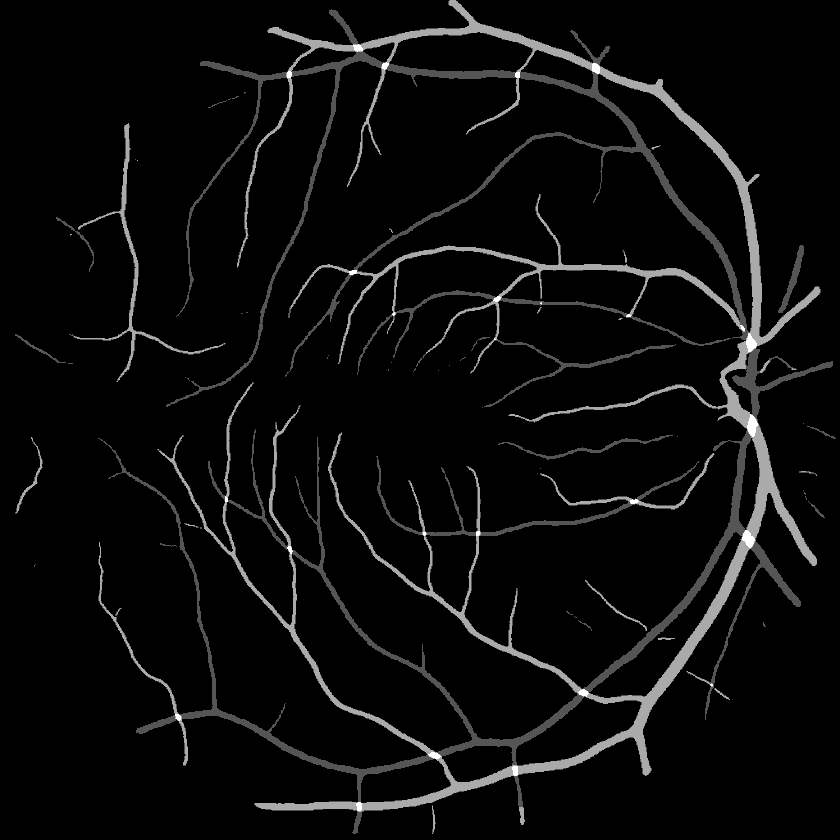
#> input picture G_reco/fundus_sample/av/2317730_21016_0_0.png, 840 x 840 px, shrunk from 1024 x 1024 before the run; its folder holds only this picture in this run
$ python separate_av_masks.py
#> lines starting #> are read from the running program, lines starting #| are printed output that depends on the picture; after the words box and inside, x2 and y2 are one past the last pixel; in counts of white or black regions, pixels touching at a corner belong together
# Creates separate masks for arteries and veins from av folder
# This needs to be run before apply G_reco

import imageio.v2
import glob
import os
import re
import numpy as np
from pathlib import Path

input_directory = "/SSD/home/sacha/Programmation/retinalysis_versions/v2/retinalysis/rtnls_vascx/G_reco/fundus_sample/av" # replace with your av directory
output_directory = "/SSD/home/sacha/Programmation/retinalysis_versions/v2/retinalysis/rtnls_vascx/G_reco/fundus_sample/reco_tmp/av_separated" #replace with your output directory

# Create the output directory if it doesn't exist
os.makedirs(output_directory, exist_ok=True)

input_image_list = glob.glob(f"{input_directory}/*.png")

# Sort the list in ascending order by their suffixes
input_image_list.sort(key=lambda f: int(re.findall(r'\d+', os.path.splitext(f)[0])[-1]))

# Read each image into an array and plot
for i, image_path in enumerate(input_image_list, 1):
    img_array = imageio.v2.imread(image_path)
#> img_array is the input picture: shape (840, 840); min 0, max 3, mean 0.129

    # Replace 2 with 0 and 3 with 1
    img_array_A = np.copy(img_array)
    img_array_A = np.where(img_array == 2, 0, img_array_A)
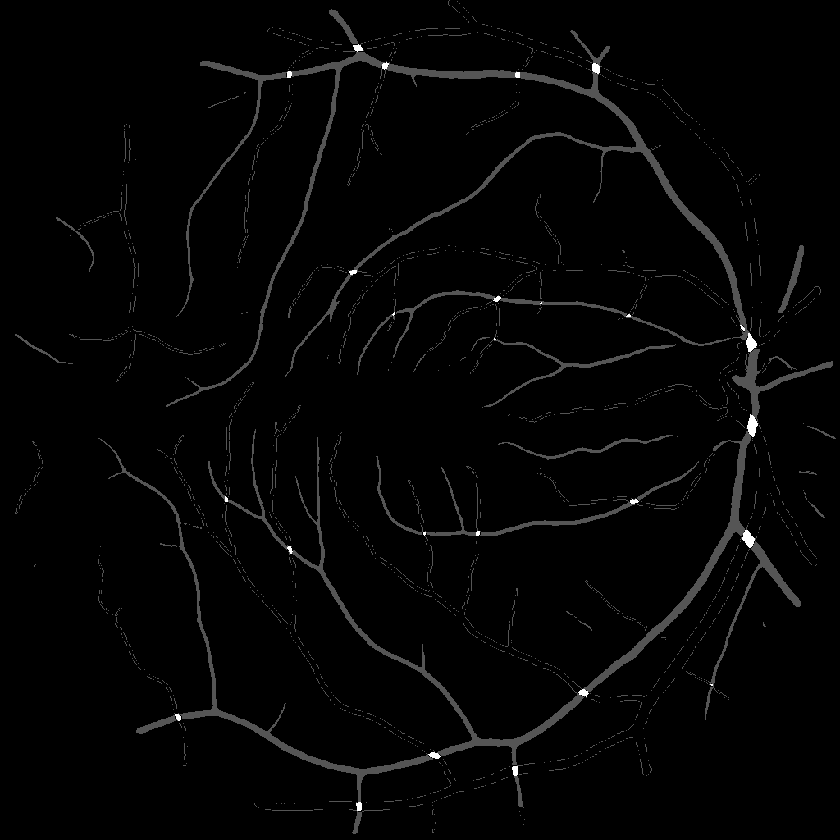
#> img_array_A: shape (840, 840); min 0, max 3, mean 0.0502; drawn with min black and max white
    img_array_A = np.where(img_array == 3, 1, img_array_A)
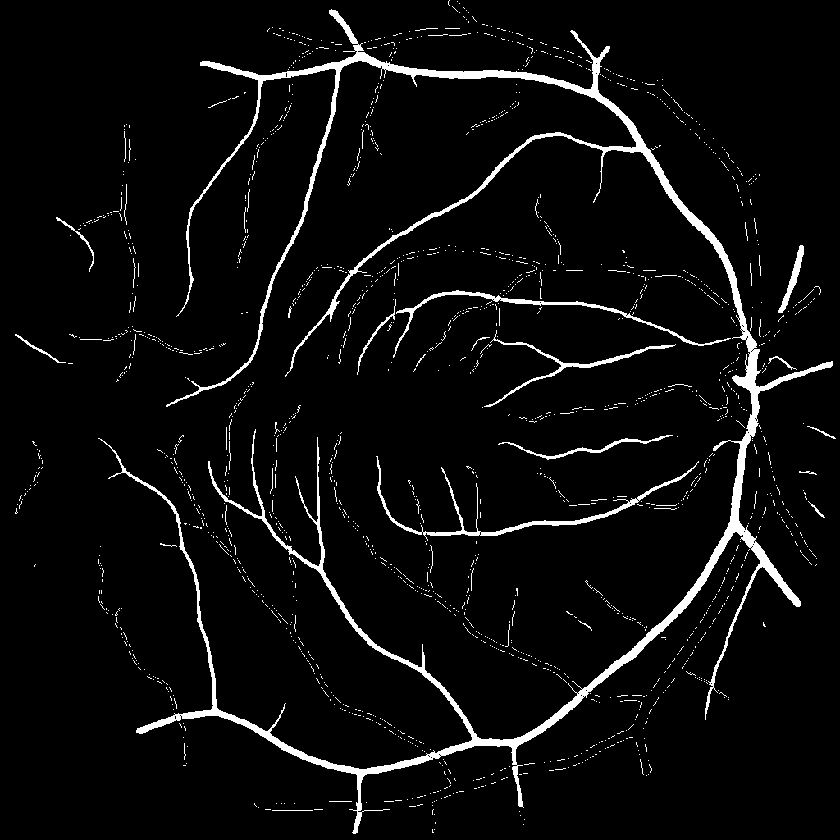
#> img_array_A: shape (840, 840); values 0 (black) and 1 (white), 4.7% white; 1723 white regions (1678 under 20 px), largest, box (x1, y1, x2, y2) and area: (98, 9, 833, 834) 22086, (376, 456, 699, 541) 1603, (393, 290, 731, 358) 1237

    # Replace 1 with 0 and 3 with 2
    img_array_V = np.copy(img_array)
    img_array_V = np.where(img_array == 1, 0, img_array_V)
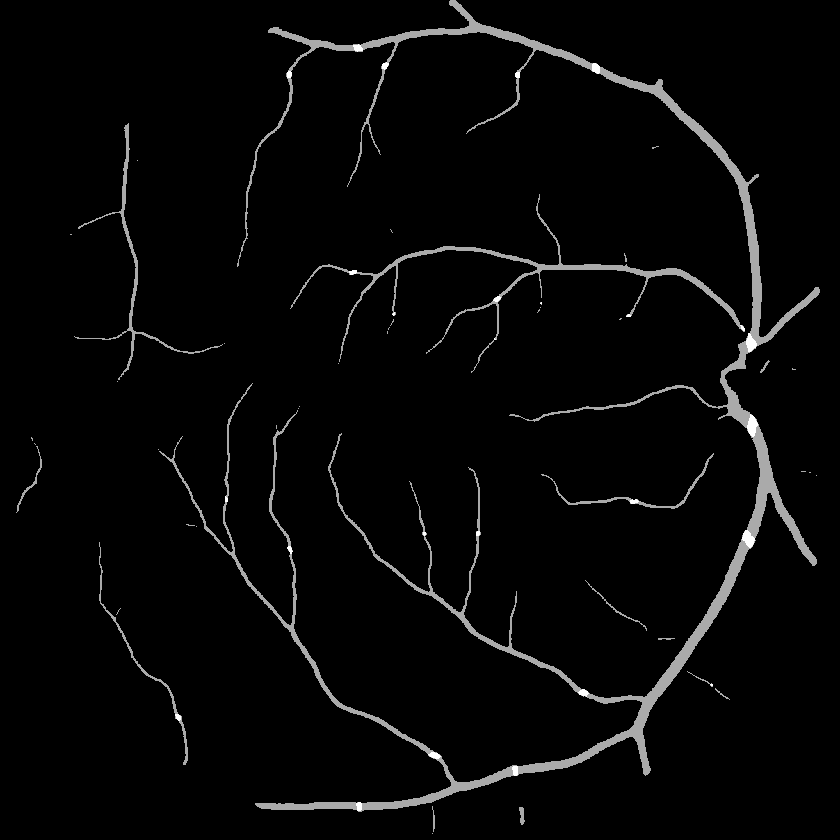
#> img_array_V: shape (840, 840); min 0, max 3, mean 0.083; drawn with min black and max white
    img_array_V = np.where(img_array == 3, 2, img_array_V)
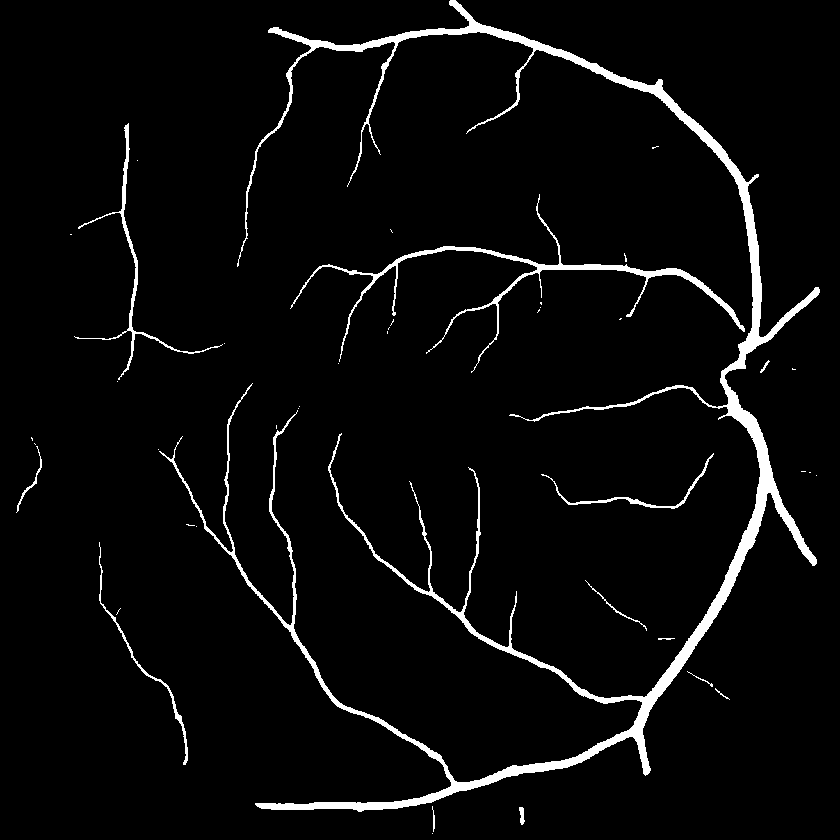
#> img_array_V: shape (840, 840); values 0 (black) and 2 (white), 4.1% white; 42 white regions (29 under 20 px), largest, box (x1, y1, x2, y2) and area: (159, 0, 820, 812) 22512, (290, 194, 745, 373) 3304, (74, 123, 223, 380) 1189

    # Save the modified array back to a file
    imageio.imsave(os.path.join(output_directory, Path(image_path).stem + "_A" + ".png"), img_array_A)
    imageio.imsave(os.path.join(output_directory, Path(image_path).stem + "_V" + ".png"), img_array_V)

    # Print the progress
    print(f'\rProcessed {i} of {len(input_image_list)} images', end='', flush=True)

$ run again, on G_reco/fundus_sample/av/3301387_21016_0_0.png
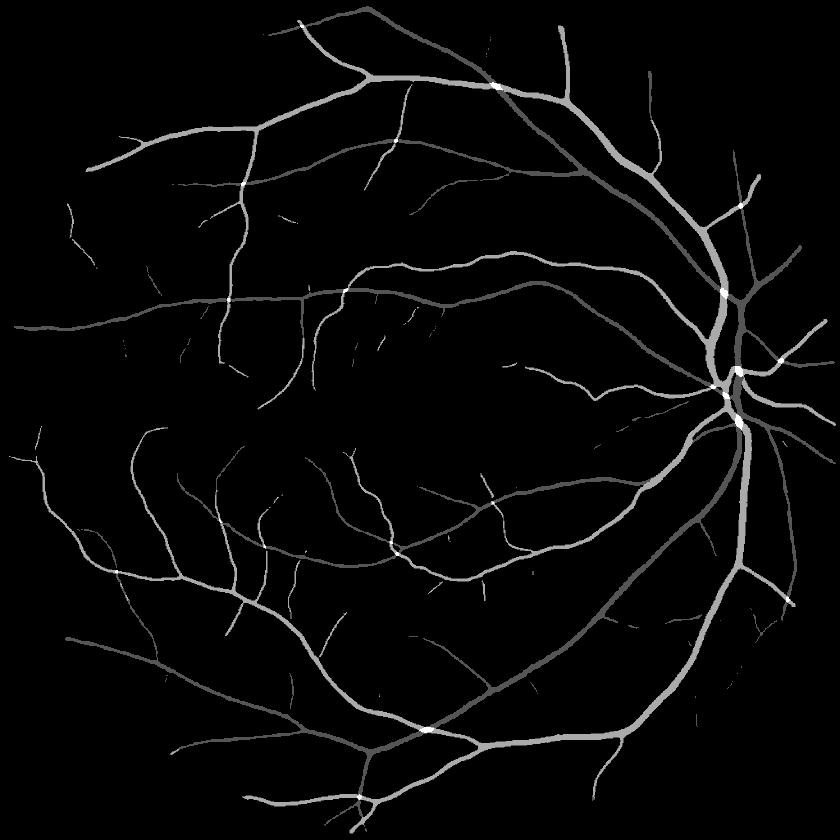
#> input picture G_reco/fundus_sample/av/3301387_21016_0_0.png, 840 x 840 px, shrunk from 1024 x 1024 before the run
#> img_array is the input picture: shape (840, 840); min 0, max 3, mean 0.087
#> `img_array_A = np.where(img_array == 3, 1, img_array_A)`:
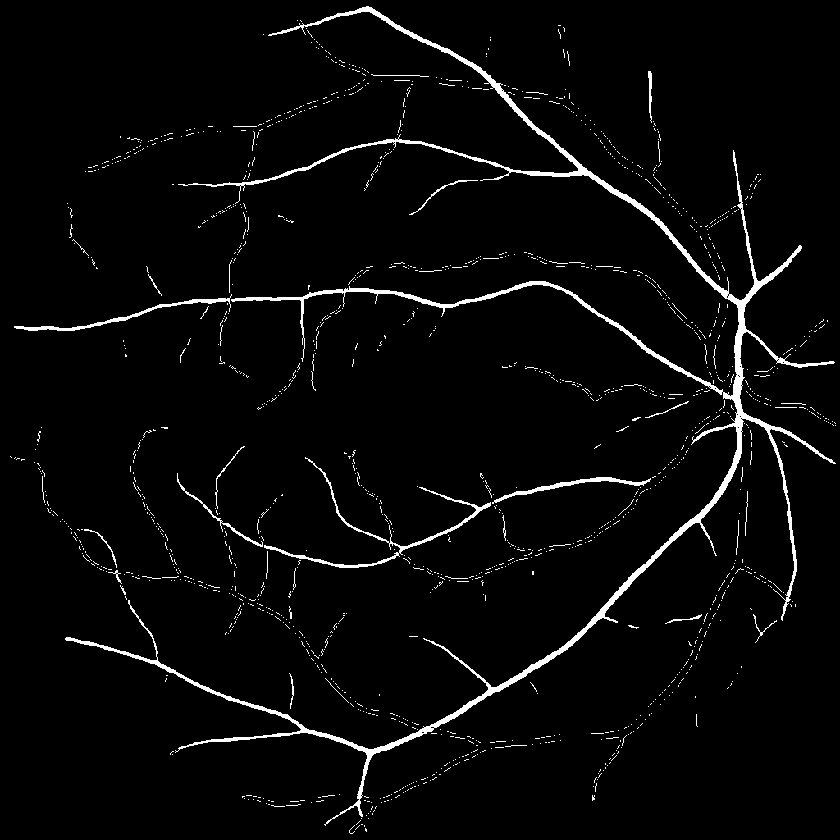
#> img_array_A: shape (840, 840); values 0 (black) and 1 (white), 3.3% white; 1518 white regions (1477 under 20 px), largest, box (x1, y1, x2, y2) and area: (65, 6, 836, 826) 14670, (264, 457, 491, 568) 1213, (14, 294, 232, 331) 749
#> `img_array_V = np.where(img_array == 3, 2, img_array_V)`:
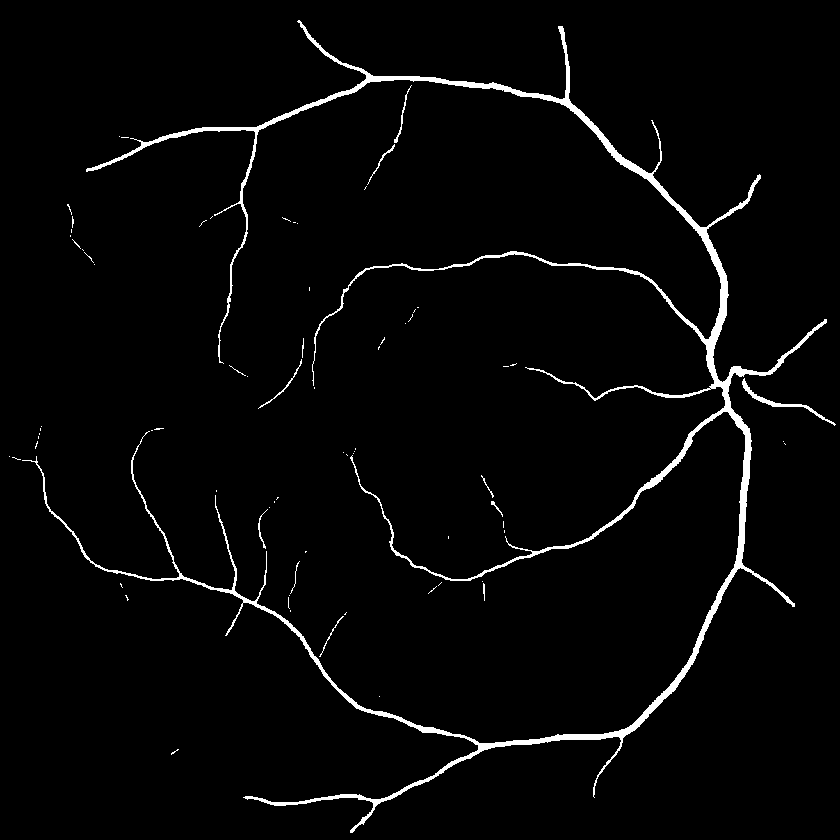
#> img_array_V: shape (840, 840); values 0 (black) and 2 (white), 2.7% white; 75 white regions (62 under 20 px), largest, box (x1, y1, x2, y2) and area: (22, 20, 827, 833) 17702, (742, 378, 836, 426) 381, (394, 85, 412, 143) 108

$ run again, on G_reco/fundus_sample/av/4954092_21016_0_0.png
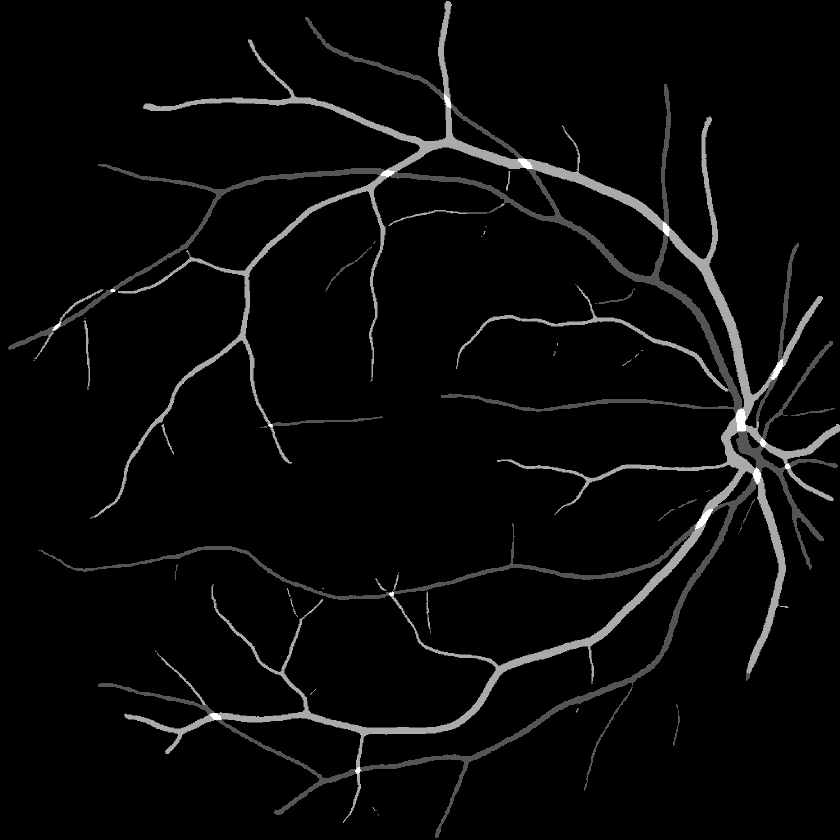
#> input picture G_reco/fundus_sample/av/4954092_21016_0_0.png, 840 x 840 px, shrunk from 1024 x 1024 before the run
#> img_array is the input picture: shape (840, 840); min 0, max 3, mean 0.103
#> `img_array_A = np.where(img_array == 3, 1, img_array_A)`:
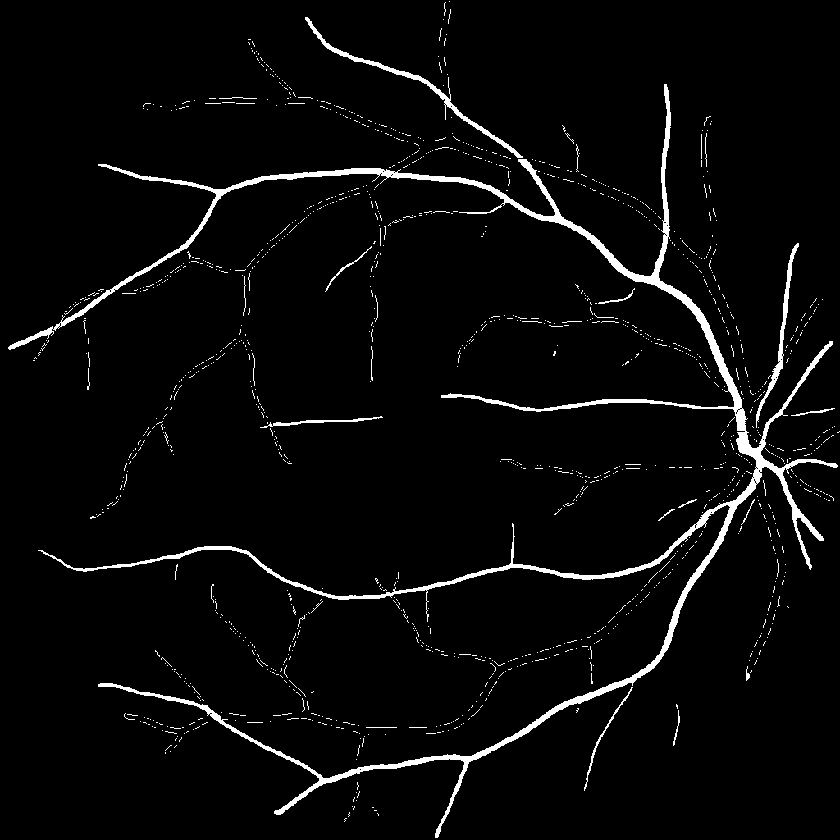
#> img_array_A: shape (840, 840); values 0 (black) and 1 (white), 3.6% white; 1349 white regions (1322 under 20 px), largest, box (x1, y1, x2, y2) and area: (8, 84, 838, 838) 18004, (305, 17, 523, 158) 1192, (756, 243, 799, 428) 774
#> `img_array_V = np.where(img_array == 3, 2, img_array_V)`:
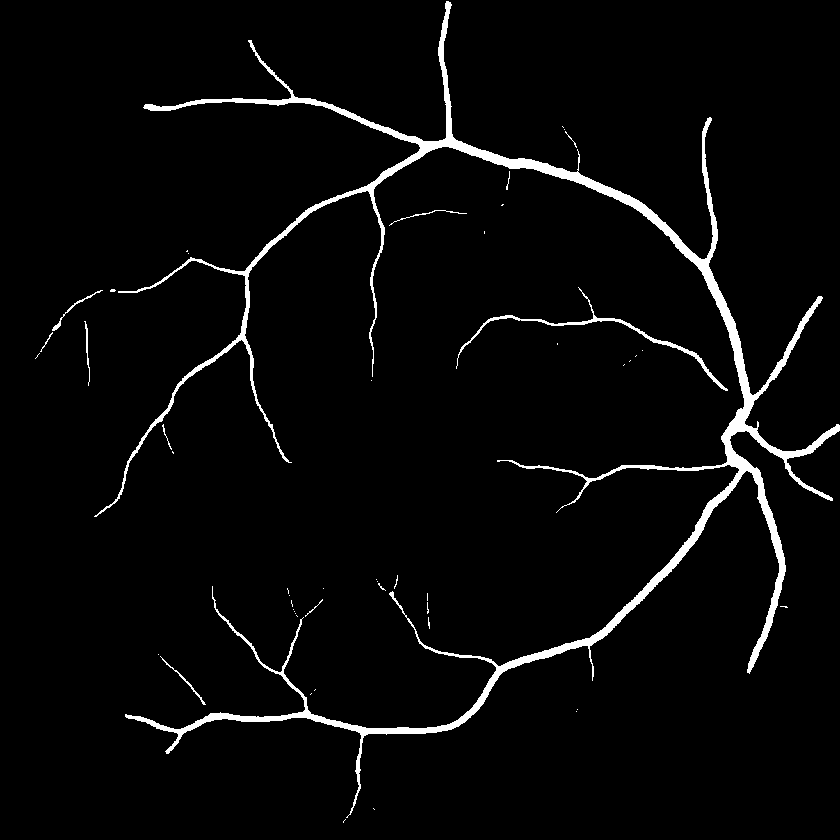
#> img_array_V: shape (840, 840); values 0 (black) and 2 (white), 3.4% white; 49 white regions (38 under 20 px), largest, box (x1, y1, x2, y2) and area: (94, 1, 840, 818) 21924, (456, 287, 728, 391) 1027, (52, 290, 103, 331) 136
